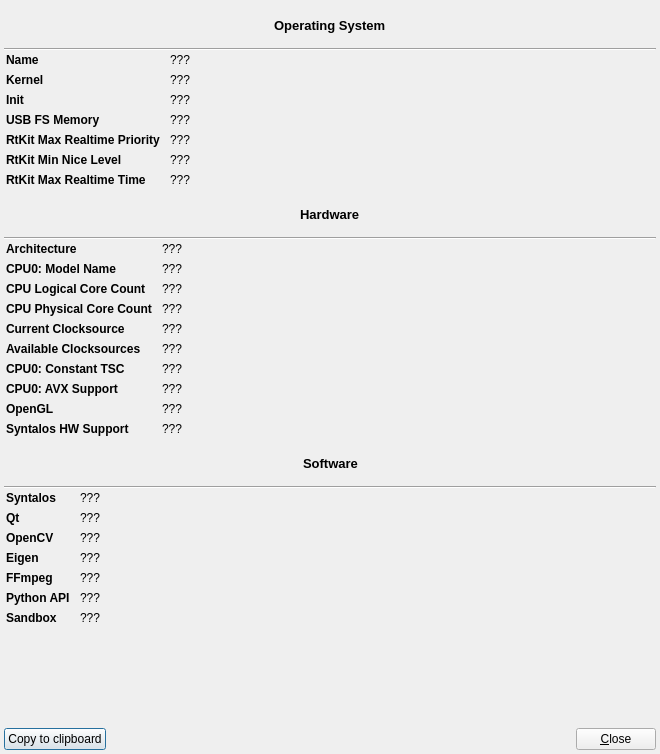
<?xml version="1.0" encoding="UTF-8"?>
<ui version="4.0">
 <class>SysInfoDialog</class>
 <widget class="QDialog" name="SysInfoDialog">
  <property name="geometry">
   <rect>
    <x>0</x>
    <y>0</y>
    <width>660</width>
    <height>754</height>
   </rect>
  </property>
  <property name="windowTitle">
   <string>System Information</string>
  </property>
  <layout class="QVBoxLayout" name="verticalLayout_4">
   <property name="spacing">
    <number>4</number>
   </property>
   <property name="leftMargin">
    <number>4</number>
   </property>
   <property name="topMargin">
    <number>4</number>
   </property>
   <property name="rightMargin">
    <number>4</number>
   </property>
   <property name="bottomMargin">
    <number>4</number>
   </property>
   <item>
    <widget class="QWidget" name="widget" native="true">
     <layout class="QVBoxLayout" name="verticalLayout">
      <property name="spacing">
       <number>2</number>
      </property>
      <property name="leftMargin">
       <number>0</number>
      </property>
      <property name="topMargin">
       <number>0</number>
      </property>
      <property name="rightMargin">
       <number>0</number>
      </property>
      <property name="bottomMargin">
       <number>0</number>
      </property>
      <item>
       <widget class="QWidget" name="widget_2" native="true">
        <layout class="QHBoxLayout" name="horizontalLayout">
         <item>
          <widget class="QLabel" name="iconOS">
           <property name="minimumSize">
            <size>
             <width>24</width>
             <height>24</height>
            </size>
           </property>
           <property name="maximumSize">
            <size>
             <width>24</width>
             <height>24</height>
            </size>
           </property>
           <property name="text">
            <string/>
           </property>
          </widget>
         </item>
         <item>
          <spacer name="horizontalSpacer">
           <property name="orientation">
            <enum>Qt::Horizontal</enum>
           </property>
           <property name="sizeHint" stdset="0">
            <size>
             <width>40</width>
             <height>20</height>
            </size>
           </property>
          </spacer>
         </item>
         <item>
          <widget class="QLabel" name="label_2">
           <property name="font">
            <font>
             <pointsize>10</pointsize>
             <bold>true</bold>
            </font>
           </property>
           <property name="text">
            <string>Operating System</string>
           </property>
          </widget>
         </item>
         <item>
          <spacer name="horizontalSpacer_2">
           <property name="orientation">
            <enum>Qt::Horizontal</enum>
           </property>
           <property name="sizeHint" stdset="0">
            <size>
             <width>40</width>
             <height>20</height>
            </size>
           </property>
          </spacer>
         </item>
         <item>
          <widget class="QWidget" name="padding1" native="true">
           <property name="minimumSize">
            <size>
             <width>24</width>
             <height>24</height>
            </size>
           </property>
           <property name="maximumSize">
            <size>
             <width>24</width>
             <height>24</height>
            </size>
           </property>
          </widget>
         </item>
        </layout>
       </widget>
      </item>
      <item>
       <widget class="Line" name="line">
        <property name="orientation">
         <enum>Qt::Horizontal</enum>
        </property>
       </widget>
      </item>
      <item>
       <layout class="QFormLayout" name="formLayout">
        <property name="horizontalSpacing">
         <number>10</number>
        </property>
        <property name="verticalSpacing">
         <number>6</number>
        </property>
        <property name="leftMargin">
         <number>2</number>
        </property>
        <property name="rightMargin">
         <number>2</number>
        </property>
        <item row="0" column="0">
         <widget class="QLabel" name="nameInfoLabel">
          <property name="font">
           <font>
            <bold>true</bold>
           </font>
          </property>
          <property name="text">
           <string>Name</string>
          </property>
         </widget>
        </item>
        <item row="1" column="0">
         <widget class="QLabel" name="kernelInfoLabel">
          <property name="font">
           <font>
            <bold>true</bold>
           </font>
          </property>
          <property name="text">
           <string>Kernel</string>
          </property>
         </widget>
        </item>
        <item row="0" column="1">
         <widget class="QLabel" name="valOSName">
          <property name="text">
           <string>???</string>
          </property>
         </widget>
        </item>
        <item row="1" column="1">
         <widget class="QLabel" name="valKernel">
          <property name="text">
           <string>???</string>
          </property>
         </widget>
        </item>
        <item row="2" column="0">
         <widget class="QLabel" name="initLabel">
          <property name="font">
           <font>
            <bold>true</bold>
           </font>
          </property>
          <property name="text">
           <string>Init</string>
          </property>
         </widget>
        </item>
        <item row="2" column="1">
         <widget class="QLabel" name="valInitSystem">
          <property name="text">
           <string>???</string>
          </property>
         </widget>
        </item>
        <item row="3" column="0">
         <widget class="QLabel" name="usbFsMemoryLabel">
          <property name="font">
           <font>
            <bold>true</bold>
           </font>
          </property>
          <property name="text">
           <string>USB FS Memory</string>
          </property>
         </widget>
        </item>
        <item row="3" column="1">
         <widget class="QLabel" name="valUsbFsMemory">
          <property name="text">
           <string>???</string>
          </property>
         </widget>
        </item>
        <item row="4" column="0">
         <widget class="QLabel" name="maxRealtimePrioLabel">
          <property name="font">
           <font>
            <bold>true</bold>
           </font>
          </property>
          <property name="text">
           <string>RtKit Max Realtime Priority</string>
          </property>
         </widget>
        </item>
        <item row="4" column="1">
         <widget class="QLabel" name="valMaxRealtimePriority">
          <property name="text">
           <string>???</string>
          </property>
         </widget>
        </item>
        <item row="5" column="0">
         <widget class="QLabel" name="minNiceLevelLabel">
          <property name="font">
           <font>
            <bold>true</bold>
           </font>
          </property>
          <property name="text">
           <string>RtKit Min Nice Level</string>
          </property>
         </widget>
        </item>
        <item row="5" column="1">
         <widget class="QLabel" name="valMinNiceLevel">
          <property name="text">
           <string>???</string>
          </property>
         </widget>
        </item>
        <item row="6" column="0">
         <widget class="QLabel" name="maxRTTimeUsecLabel">
          <property name="font">
           <font>
            <bold>true</bold>
           </font>
          </property>
          <property name="text">
           <string>RtKit Max Realtime Time</string>
          </property>
         </widget>
        </item>
        <item row="6" column="1">
         <widget class="QLabel" name="valMaxRTTimeUsec">
          <property name="text">
           <string>???</string>
          </property>
         </widget>
        </item>
       </layout>
      </item>
     </layout>
    </widget>
   </item>
   <item>
    <widget class="QWidget" name="widget_3" native="true">
     <layout class="QVBoxLayout" name="verticalLayout_2">
      <property name="spacing">
       <number>2</number>
      </property>
      <property name="leftMargin">
       <number>0</number>
      </property>
      <property name="topMargin">
       <number>2</number>
      </property>
      <property name="rightMargin">
       <number>0</number>
      </property>
      <property name="bottomMargin">
       <number>0</number>
      </property>
      <item>
       <widget class="QWidget" name="widget_4" native="true">
        <layout class="QHBoxLayout" name="horizontalLayout_2">
         <item>
          <widget class="QLabel" name="iconCPU">
           <property name="minimumSize">
            <size>
             <width>24</width>
             <height>24</height>
            </size>
           </property>
           <property name="maximumSize">
            <size>
             <width>24</width>
             <height>24</height>
            </size>
           </property>
           <property name="text">
            <string/>
           </property>
          </widget>
         </item>
         <item>
          <spacer name="horizontalSpacer_3">
           <property name="orientation">
            <enum>Qt::Horizontal</enum>
           </property>
           <property name="sizeHint" stdset="0">
            <size>
             <width>40</width>
             <height>20</height>
            </size>
           </property>
          </spacer>
         </item>
         <item>
          <widget class="QLabel" name="label_4">
           <property name="font">
            <font>
             <pointsize>10</pointsize>
             <bold>true</bold>
            </font>
           </property>
           <property name="text">
            <string>Hardware</string>
           </property>
          </widget>
         </item>
         <item>
          <spacer name="horizontalSpacer_4">
           <property name="orientation">
            <enum>Qt::Horizontal</enum>
           </property>
           <property name="sizeHint" stdset="0">
            <size>
             <width>40</width>
             <height>20</height>
            </size>
           </property>
          </spacer>
         </item>
         <item>
          <widget class="QWidget" name="padding2" native="true">
           <property name="minimumSize">
            <size>
             <width>24</width>
             <height>24</height>
            </size>
           </property>
           <property name="maximumSize">
            <size>
             <width>24</width>
             <height>24</height>
            </size>
           </property>
          </widget>
         </item>
        </layout>
       </widget>
      </item>
      <item>
       <widget class="Line" name="line_2">
        <property name="orientation">
         <enum>Qt::Horizontal</enum>
        </property>
       </widget>
      </item>
      <item>
       <layout class="QFormLayout" name="formLayout_2">
        <property name="horizontalSpacing">
         <number>10</number>
        </property>
        <property name="verticalSpacing">
         <number>6</number>
        </property>
        <property name="leftMargin">
         <number>2</number>
        </property>
        <property name="rightMargin">
         <number>2</number>
        </property>
        <item row="0" column="0">
         <widget class="QLabel" name="architectureLabel">
          <property name="font">
           <font>
            <bold>true</bold>
           </font>
          </property>
          <property name="text">
           <string>Architecture</string>
          </property>
         </widget>
        </item>
        <item row="0" column="1">
         <widget class="QLabel" name="valHWArch">
          <property name="text">
           <string>???</string>
          </property>
         </widget>
        </item>
        <item row="1" column="0">
         <widget class="QLabel" name="cpuModelNameLabel">
          <property name="font">
           <font>
            <bold>true</bold>
           </font>
          </property>
          <property name="text">
           <string>CPU0: Model Name</string>
          </property>
         </widget>
        </item>
        <item row="1" column="1">
         <widget class="QLabel" name="valCPU0ModelName">
          <property name="font">
           <font>
            <bold>false</bold>
           </font>
          </property>
          <property name="text">
           <string>???</string>
          </property>
         </widget>
        </item>
        <item row="2" column="0">
         <widget class="QLabel" name="cpuLogicalCoreCountLabel">
          <property name="font">
           <font>
            <bold>true</bold>
           </font>
          </property>
          <property name="text">
           <string>CPU Logical Core Count</string>
          </property>
         </widget>
        </item>
        <item row="2" column="1">
         <widget class="QLabel" name="valLogicalCores">
          <property name="text">
           <string>???</string>
          </property>
         </widget>
        </item>
        <item row="3" column="0">
         <widget class="QLabel" name="cpuPhysicalCoreCountLabel">
          <property name="font">
           <font>
            <bold>true</bold>
           </font>
          </property>
          <property name="text">
           <string>CPU Physical Core Count</string>
          </property>
         </widget>
        </item>
        <item row="3" column="1">
         <widget class="QLabel" name="valPhysicalCores">
          <property name="text">
           <string>???</string>
          </property>
         </widget>
        </item>
        <item row="4" column="0">
         <widget class="QLabel" name="currentClocksourceLabel">
          <property name="font">
           <font>
            <bold>true</bold>
           </font>
          </property>
          <property name="text">
           <string>Current Clocksource</string>
          </property>
         </widget>
        </item>
        <item row="4" column="1">
         <widget class="QLabel" name="valClocksourceCurrent">
          <property name="text">
           <string>???</string>
          </property>
         </widget>
        </item>
        <item row="6" column="1">
         <widget class="QLabel" name="valConstantTSC">
          <property name="text">
           <string>???</string>
          </property>
         </widget>
        </item>
        <item row="8" column="0">
         <widget class="QLabel" name="avxSupportLabel">
          <property name="font">
           <font>
            <bold>true</bold>
           </font>
          </property>
          <property name="text">
           <string>CPU0: AVX Support</string>
          </property>
         </widget>
        </item>
        <item row="8" column="1">
         <widget class="QLabel" name="valAVX">
          <property name="text">
           <string>???</string>
          </property>
         </widget>
        </item>
        <item row="9" column="0">
         <widget class="QLabel" name="openGLLabel">
          <property name="font">
           <font>
            <bold>true</bold>
           </font>
          </property>
          <property name="text">
           <string>OpenGL</string>
          </property>
         </widget>
        </item>
        <item row="9" column="1">
         <widget class="QLabel" name="valOpenGL">
          <property name="text">
           <string>???</string>
          </property>
         </widget>
        </item>
        <item row="6" column="0">
         <widget class="QLabel" name="constantTSCLabel">
          <property name="font">
           <font>
            <bold>true</bold>
           </font>
          </property>
          <property name="text">
           <string>CPU0: Constant TSC</string>
          </property>
         </widget>
        </item>
        <item row="5" column="0">
         <widget class="QLabel" name="availableClocksourcesLabel">
          <property name="font">
           <font>
            <bold>true</bold>
           </font>
          </property>
          <property name="text">
           <string>Available Clocksources</string>
          </property>
         </widget>
        </item>
        <item row="5" column="1">
         <widget class="QLabel" name="valClocksourceAvailable">
          <property name="text">
           <string>???</string>
          </property>
         </widget>
        </item>
        <item row="10" column="0">
         <widget class="QLabel" name="syHWSupportLabel">
          <property name="font">
           <font>
            <bold>true</bold>
           </font>
          </property>
          <property name="text">
           <string>Syntalos HW Support</string>
          </property>
         </widget>
        </item>
        <item row="10" column="1">
         <widget class="QLabel" name="valSyHWSupport">
          <property name="text">
           <string>???</string>
          </property>
         </widget>
        </item>
       </layout>
      </item>
     </layout>
    </widget>
   </item>
   <item>
    <widget class="QWidget" name="widget_5" native="true">
     <layout class="QVBoxLayout" name="verticalLayout_3">
      <property name="spacing">
       <number>2</number>
      </property>
      <property name="leftMargin">
       <number>0</number>
      </property>
      <property name="topMargin">
       <number>2</number>
      </property>
      <property name="rightMargin">
       <number>0</number>
      </property>
      <property name="bottomMargin">
       <number>0</number>
      </property>
      <item>
       <widget class="QWidget" name="widget_6" native="true">
        <layout class="QHBoxLayout" name="horizontalLayout_3">
         <item>
          <widget class="QLabel" name="iconSoftware">
           <property name="minimumSize">
            <size>
             <width>24</width>
             <height>24</height>
            </size>
           </property>
           <property name="maximumSize">
            <size>
             <width>24</width>
             <height>24</height>
            </size>
           </property>
           <property name="text">
            <string/>
           </property>
          </widget>
         </item>
         <item>
          <spacer name="horizontalSpacer_5">
           <property name="orientation">
            <enum>Qt::Horizontal</enum>
           </property>
           <property name="sizeHint" stdset="0">
            <size>
             <width>40</width>
             <height>20</height>
            </size>
           </property>
          </spacer>
         </item>
         <item>
          <widget class="QLabel" name="label_5">
           <property name="font">
            <font>
             <pointsize>10</pointsize>
             <bold>true</bold>
            </font>
           </property>
           <property name="text">
            <string>Software</string>
           </property>
          </widget>
         </item>
         <item>
          <spacer name="horizontalSpacer_6">
           <property name="orientation">
            <enum>Qt::Horizontal</enum>
           </property>
           <property name="sizeHint" stdset="0">
            <size>
             <width>40</width>
             <height>20</height>
            </size>
           </property>
          </spacer>
         </item>
         <item>
          <widget class="QWidget" name="padding3" native="true">
           <property name="minimumSize">
            <size>
             <width>24</width>
             <height>24</height>
            </size>
           </property>
           <property name="maximumSize">
            <size>
             <width>24</width>
             <height>24</height>
            </size>
           </property>
          </widget>
         </item>
        </layout>
       </widget>
      </item>
      <item>
       <widget class="Line" name="line_3">
        <property name="orientation">
         <enum>Qt::Horizontal</enum>
        </property>
       </widget>
      </item>
      <item>
       <layout class="QFormLayout" name="formLayout_3">
        <property name="horizontalSpacing">
         <number>10</number>
        </property>
        <property name="verticalSpacing">
         <number>6</number>
        </property>
        <property name="leftMargin">
         <number>2</number>
        </property>
        <property name="rightMargin">
         <number>2</number>
        </property>
        <item row="0" column="0">
         <widget class="QLabel" name="syntalosLabel">
          <property name="font">
           <font>
            <bold>true</bold>
           </font>
          </property>
          <property name="text">
           <string>Syntalos</string>
          </property>
         </widget>
        </item>
        <item row="0" column="1">
         <widget class="QLabel" name="valSyntalos">
          <property name="text">
           <string>???</string>
          </property>
         </widget>
        </item>
        <item row="1" column="0">
         <widget class="QLabel" name="qtLabel">
          <property name="font">
           <font>
            <bold>true</bold>
           </font>
          </property>
          <property name="text">
           <string>Qt</string>
          </property>
         </widget>
        </item>
        <item row="1" column="1">
         <widget class="QLabel" name="valQt">
          <property name="text">
           <string>???</string>
          </property>
         </widget>
        </item>
        <item row="2" column="0">
         <widget class="QLabel" name="openCVLabel">
          <property name="font">
           <font>
            <bold>true</bold>
           </font>
          </property>
          <property name="text">
           <string>OpenCV</string>
          </property>
         </widget>
        </item>
        <item row="2" column="1">
         <widget class="QLabel" name="valOpenCV">
          <property name="text">
           <string>???</string>
          </property>
         </widget>
        </item>
        <item row="3" column="0">
         <widget class="QLabel" name="eigenLabel">
          <property name="font">
           <font>
            <bold>true</bold>
           </font>
          </property>
          <property name="text">
           <string>Eigen</string>
          </property>
         </widget>
        </item>
        <item row="3" column="1">
         <widget class="QLabel" name="valEigen">
          <property name="text">
           <string>???</string>
          </property>
         </widget>
        </item>
        <item row="4" column="0">
         <widget class="QLabel" name="ffmpegLabel">
          <property name="font">
           <font>
            <bold>true</bold>
           </font>
          </property>
          <property name="text">
           <string>FFmpeg</string>
          </property>
         </widget>
        </item>
        <item row="4" column="1">
         <widget class="QLabel" name="valFFmpeg">
          <property name="text">
           <string>???</string>
          </property>
         </widget>
        </item>
        <item row="5" column="0">
         <widget class="QLabel" name="pythonAPILabel">
          <property name="font">
           <font>
            <bold>true</bold>
           </font>
          </property>
          <property name="text">
           <string>Python API</string>
          </property>
         </widget>
        </item>
        <item row="5" column="1">
         <widget class="QLabel" name="valPythonAPI">
          <property name="statusTip">
           <string>Version of the Python API that Syntalos was compiled against</string>
          </property>
          <property name="text">
           <string>???</string>
          </property>
         </widget>
        </item>
        <item row="6" column="0">
         <widget class="QLabel" name="sandboxLabel">
          <property name="font">
           <font>
            <bold>true</bold>
           </font>
          </property>
          <property name="text">
           <string>Sandbox</string>
          </property>
         </widget>
        </item>
        <item row="6" column="1">
         <widget class="QLabel" name="valSandboxInfo">
          <property name="text">
           <string>???</string>
          </property>
         </widget>
        </item>
       </layout>
      </item>
      <item>
       <spacer name="verticalSpacer_3">
        <property name="orientation">
         <enum>Qt::Vertical</enum>
        </property>
        <property name="sizeHint" stdset="0">
         <size>
          <width>20</width>
          <height>111</height>
         </size>
        </property>
       </spacer>
      </item>
     </layout>
    </widget>
   </item>
   <item>
    <widget class="QWidget" name="widget_7" native="true">
     <layout class="QHBoxLayout" name="horizontalLayout_4">
      <property name="spacing">
       <number>0</number>
      </property>
      <property name="leftMargin">
       <number>0</number>
      </property>
      <property name="topMargin">
       <number>6</number>
      </property>
      <property name="rightMargin">
       <number>0</number>
      </property>
      <property name="bottomMargin">
       <number>0</number>
      </property>
      <item>
       <widget class="QPushButton" name="btnClipboardCopy">
        <property name="text">
         <string>Copy to clipboard</string>
        </property>
        <property name="icon">
         <iconset theme="edit-copy">
          <normaloff>.</normaloff>.</iconset>
        </property>
       </widget>
      </item>
      <item>
       <spacer name="horizontalSpacer_7">
        <property name="orientation">
         <enum>Qt::Horizontal</enum>
        </property>
        <property name="sizeHint" stdset="0">
         <size>
          <width>434</width>
          <height>20</height>
         </size>
        </property>
       </spacer>
      </item>
      <item>
       <widget class="QPushButton" name="btnClose">
        <property name="text">
         <string>&amp;Close</string>
        </property>
        <property name="icon">
         <iconset theme="dialog-close">
          <normaloff>.</normaloff>.</iconset>
        </property>
       </widget>
      </item>
     </layout>
    </widget>
   </item>
  </layout>
 </widget>
 <resources/>
 <connections>
  <connection>
   <sender>btnClose</sender>
   <signal>clicked()</signal>
   <receiver>SysInfoDialog</receiver>
   <slot>accept()</slot>
   <hints>
    <hint type="sourcelabel">
     <x>636</x>
     <y>759</y>
    </hint>
    <hint type="destinationlabel">
     <x>677</x>
     <y>345</y>
    </hint>
   </hints>
  </connection>
 </connections>
</ui>
